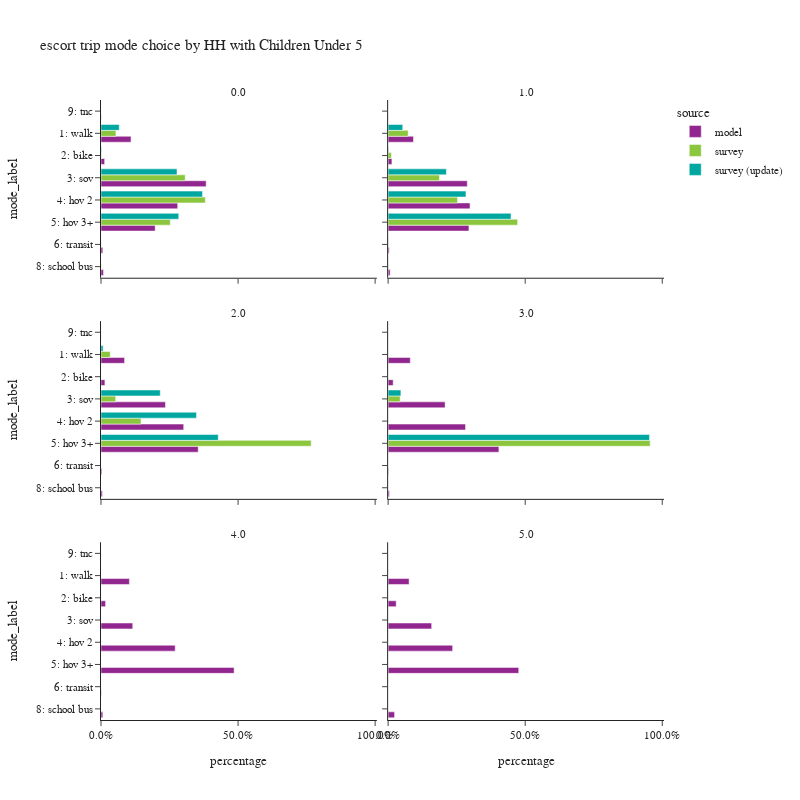

The cell this chart's notebook holds for it:
### Code cell
plot_mode_choice(es_trip,
                 "hhcu5",
                 {
                  "mode_label":["1: walk","2: bike","3: sov","4: hov 2","5: hov 3+","6: transit",
                                   "8: school bus","9: other–survey only"]},
                 "HH with Children Under 5",2,800)

### Figure 1 — Plotly figure (JSON) as saved in the notebook; plotly's stock layout.template omitted (floating-point values rounded to 4 significant figures)
{"data": [{"alignmentgroup": "True", "customdata": [[134193], [16230], [470125], [342818], [242200], [8064], [11004], [859]], "hovertemplate": "source=model<br>hhcu5=0.0<br>percentage=%{x}<br>mode_label=%{y}<br>sample count=%{customdata[0]}<extra></extra>", "legendgroup": "model", "marker": {"color": "#91268F", "pattern": {"shape": ""}}, "name": "model", "offsetgroup": "model", "orientation": "h", "showlegend": true, "textposition": "auto", "type": "bar", "x": [0.1095, 0.01324, 0.3836, 0.2797, 0.1976, 0.00658, 0.008979, 0.0007009], "xaxis": "x5", "y": ["1: walk", "2: bike", "3: sov", "4: hov 2", "5: hov 3+", "6: transit", "8: school bus", "9: tnc"], "yaxis": "y5"}, {"alignmentgroup": "True", "customdata": [[35735], [5333], [111622], [115510], [113946], [1518], [2798], [130]], "hovertemplate": "source=model<br>hhcu5=1.0<br>percentage=%{x}<br>mode_label=%{y}<br>sample count=%{customdata[0]}<extra></extra>", "legendgroup": "model", "marker": {"color": "#91268F", "pattern": {"shape": ""}}, "name": "model", "offsetgroup": "model", "orientation": "h", "showlegend": false, "textposition": "auto", "type": "bar", "x": [0.09244, 0.01379, 0.2887, 0.2988, 0.2947, 0.003927, 0.007238, 0.0003363], "xaxis": "x6", "y": ["1: walk", "2: bike", "3: sov", "4: hov 2", "5: hov 3+", "6: transit", "8: school bus", "9: tnc"], "yaxis": "y6"}, {"alignmentgroup": "True", "customdata": [[10441], [1732], [28518], [36605], [43027], [379], [593], [50]], "hovertemplate": "source=model<br>hhcu5=2.0<br>percentage=%{x}<br>mode_label=%{y}<br>sample count=%{customdata[0]}<extra></extra>", "legendgroup": "model", "marker": {"color": "#91268F", "pattern": {"shape": ""}}, "name": "model", "offsetgroup": "model", "orientation": "h", "showlegend": false, "textposition": "auto", "type": "bar", "x": [0.08604, 0.01427, 0.235, 0.3017, 0.3546, 0.003123, 0.004887, 0.000412], "xaxis": "x3", "y": ["1: walk", "2: bike", "3: sov", "4: hov 2", "5: hov 3+", "6: transit", "8: school bus", "9: tnc"], "yaxis": "y3"}, {"alignmentgroup": "True", "customdata": [[989], [225], [2540], [3449], [4938], [20], [59], [1]], "hovertemplate": "source=model<br>hhcu5=3.0<br>percentage=%{x}<br>mode_label=%{y}<br>sample count=%{customdata[0]}<extra></extra>", "legendgroup": "model", "marker": {"color": "#91268F", "pattern": {"shape": ""}}, "name": "model", "offsetgroup": "model", "orientation": "h", "showlegend": false, "textposition": "auto", "type": "bar", "x": [0.08093, 0.01841, 0.2078, 0.2822, 0.4041, 0.001637, 0.004828, 8.183e-05], "xaxis": "x4", "y": ["1: walk", "2: bike", "3: sov", "4: hov 2", "5: hov 3+", "6: transit", "8: school bus", "9: tnc"], "yaxis": "y4"}, {"alignmentgroup": "True", "customdata": [[93], [15], [104], [243], [436], [1], [6]], "hovertemplate": "source=model<br>hhcu5=4.0<br>percentage=%{x}<br>mode_label=%{y}<br>sample count=%{customdata[0]}<extra></extra>", "legendgroup": "model", "marker": {"color": "#91268F", "pattern": {"shape": ""}}, "name": "model", "offsetgroup": "model", "orientation": "h", "showlegend": false, "textposition": "auto", "type": "bar", "x": [0.1036, 0.0167, 0.1158, 0.2706, 0.4855, 0.001114, 0.006682], "xaxis": "x", "y": ["1: walk", "2: bike", "3: sov", "4: hov 2", "5: hov 3+", "6: transit", "8: school bus"], "yaxis": "y"}, {"alignmentgroup": "True", "customdata": [[13], [5], [27], [40], [81], [4]], "hovertemplate": "source=model<br>hhcu5=5.0<br>percentage=%{x}<br>mode_label=%{y}<br>sample count=%{customdata[0]}<extra></extra>", "legendgroup": "model", "marker": {"color": "#91268F", "pattern": {"shape": ""}}, "name": "model", "offsetgroup": "model", "orientation": "h", "showlegend": false, "textposition": "auto", "type": "bar", "x": [0.07647, 0.02941, 0.1588, 0.2353, 0.4765, 0.02353], "xaxis": "x2", "y": ["1: walk", "2: bike", "3: sov", "4: hov 2", "5: hov 3+", "8: school bus"], "yaxis": "y2"}, {"alignmentgroup": "True", "customdata": [[97], [16], [336], [419], [235], [7], [2]], "hovertemplate": "source=survey<br>hhcu5=0.0<br>percentage=%{x}<br>mode_label=%{y}<br>sample count=%{customdata[0]}<extra></extra>", "legendgroup": "survey", "marker": {"color": "#8CC63E", "pattern": {"shape": ""}}, "name": "survey", "offsetgroup": "survey", "orientation": "h", "showlegend": true, "textposition": "auto", "type": "bar", "x": [0.05451, 0.001981, 0.3072, 0.3806, 0.2529, 0.001505, 0.001334], "xaxis": "x5", "y": ["1: walk", "2: bike", "3: sov", "4: hov 2", "5: hov 3+", "6: transit", "8: school bus"], "yaxis": "y5"}, {"alignmentgroup": "True", "customdata": [[44], [16], [58], [96], [145], [1], [2]], "hovertemplate": "source=survey<br>hhcu5=1.0<br>percentage=%{x}<br>mode_label=%{y}<br>sample count=%{customdata[0]}<extra></extra>", "legendgroup": "survey", "marker": {"color": "#8CC63E", "pattern": {"shape": ""}}, "name": "survey", "offsetgroup": "survey", "orientation": "h", "showlegend": false, "textposition": "auto", "type": "bar", "x": [0.07306, 0.01178, 0.1872, 0.2532, 0.4724, 0.001411, 0.0008857], "xaxis": "x6", "y": ["1: walk", "2: bike", "3: sov", "4: hov 2", "5: hov 3+", "6: transit", "8: school bus"], "yaxis": "y6"}, {"alignmentgroup": "True", "customdata": [[10], [9], [30], [58]], "hovertemplate": "source=survey<br>hhcu5=2.0<br>percentage=%{x}<br>mode_label=%{y}<br>sample count=%{customdata[0]}<extra></extra>", "legendgroup": "survey", "marker": {"color": "#8CC63E", "pattern": {"shape": ""}}, "name": "survey", "offsetgroup": "survey", "orientation": "h", "showlegend": false, "textposition": "auto", "type": "bar", "x": [0.03372, 0.05358, 0.1459, 0.7668], "xaxis": "x3", "y": ["1: walk", "3: sov", "4: hov 2", "5: hov 3+"], "yaxis": "y3"}, {"alignmentgroup": "True", "customdata": [[1], [22]], "hovertemplate": "source=survey<br>hhcu5=3.0<br>percentage=%{x}<br>mode_label=%{y}<br>sample count=%{customdata[0]}<extra></extra>", "legendgroup": "survey", "marker": {"color": "#8CC63E", "pattern": {"shape": ""}}, "name": "survey", "offsetgroup": "survey", "orientation": "h", "showlegend": false, "textposition": "auto", "type": "bar", "x": [0.04398, 0.956], "xaxis": "x4", "y": ["3: sov", "5: hov 3+"], "yaxis": "y4"}, {"alignmentgroup": "True", "customdata": [[88], [12], [295], [395], [211], [4]], "hovertemplate": "source=survey (update)<br>hhcu5=0.0<br>percentage=%{x}<br>mode_label=%{y}<br>sample count=%{customdata[0]}<extra></extra>", "legendgroup": "survey (update)", "marker": {"color": "#00A7A0", "pattern": {"shape": ""}}, "name": "survey (update)", "offsetgroup": "survey (update)", "orientation": "h", "showlegend": true, "textposition": "auto", "type": "bar", "x": [0.06658, 0.002078, 0.2773, 0.3703, 0.2835, 0.0002343], "xaxis": "x5", "y": ["1: walk", "2: bike", "3: sov", "4: hov 2", "5: hov 3+", "6: transit"], "yaxis": "y5"}, {"alignmentgroup": "True", "customdata": [[42], [12], [54], [88], [127], [1]], "hovertemplate": "source=survey (update)<br>hhcu5=1.0<br>percentage=%{x}<br>mode_label=%{y}<br>sample count=%{customdata[0]}<extra></extra>", "legendgroup": "survey (update)", "marker": {"color": "#00A7A0", "pattern": {"shape": ""}}, "name": "survey (update)", "offsetgroup": "survey (update)", "orientation": "h", "showlegend": false, "textposition": "auto", "type": "bar", "x": [0.05323, 0.001617, 0.2124, 0.284, 0.4482, 0.0005469], "xaxis": "x6", "y": ["1: walk", "2: bike", "3: sov", "4: hov 2", "5: hov 3+", "6: transit"], "yaxis": "y6"}, {"alignmentgroup": "True", "customdata": [[8], [8], [27], [53]], "hovertemplate": "source=survey (update)<br>hhcu5=2.0<br>percentage=%{x}<br>mode_label=%{y}<br>sample count=%{customdata[0]}<extra></extra>", "legendgroup": "survey (update)", "marker": {"color": "#00A7A0", "pattern": {"shape": ""}}, "name": "survey (update)", "offsetgroup": "survey (update)", "orientation": "h", "showlegend": false, "textposition": "auto", "type": "bar", "x": [0.007767, 0.2161, 0.3484, 0.4277], "xaxis": "x3", "y": ["1: walk", "3: sov", "4: hov 2", "5: hov 3+"], "yaxis": "y3"}, {"alignmentgroup": "True", "customdata": [[1], [22]], "hovertemplate": "source=survey (update)<br>hhcu5=3.0<br>percentage=%{x}<br>mode_label=%{y}<br>sample count=%{customdata[0]}<extra></extra>", "legendgroup": "survey (update)", "marker": {"color": "#00A7A0", "pattern": {"shape": ""}}, "name": "survey (update)", "offsetgroup": "survey (update)", "orientation": "h", "showlegend": false, "textposition": "auto", "type": "bar", "x": [0.04661, 0.9534], "xaxis": "x4", "y": ["3: sov", "5: hov 3+"], "yaxis": "y4"}], "layout": {"annotations": [{"font": {}, "showarrow": false, "text": "4.0", "x": 0.245, "xanchor": "center", "xref": "paper", "y": 0.2867, "yanchor": "bottom", "yref": "paper"}, {"font": {}, "showarrow": false, "text": "5.0", "x": 0.755, "xanchor": "center", "xref": "paper", "y": 0.2867, "yanchor": "bottom", "yref": "paper"}, {"font": {}, "showarrow": false, "text": "2.0", "x": 0.245, "xanchor": "center", "xref": "paper", "y": 0.6433, "yanchor": "bottom", "yref": "paper"}, {"font": {}, "showarrow": false, "text": "3.0", "x": 0.755, "xanchor": "center", "xref": "paper", "y": 0.6433, "yanchor": "bottom", "yref": "paper"}, {"font": {}, "showarrow": false, "text": "0.0", "x": 0.245, "xanchor": "center", "xref": "paper", "y": 1.0, "yanchor": "bottom", "yref": "paper"}, {"font": {}, "showarrow": false, "text": "1.0", "x": 0.755, "xanchor": "center", "xref": "paper", "y": 1.0, "yanchor": "bottom", "yref": "paper"}], "barmode": "group", "height": 800, "legend": {"title": {"text": "source"}, "tracegroupgap": 0}, "title": {"text": "escort trip mode choice by HH with Children Under 5"}, "width": 800, "xaxis": {"anchor": "y", "domain": [0.0, 0.49], "tickformat": ".1%", "title": {"text": "percentage"}}, "xaxis2": {"anchor": "y2", "domain": [0.51, 1.0], "matches": "x", "tickformat": ".1%", "title": {"text": "percentage"}}, "xaxis3": {"anchor": "y3", "domain": [0.0, 0.49], "matches": "x", "showticklabels": false, "tickformat": ".1%"}, "xaxis4": {"anchor": "y4", "domain": [0.51, 1.0], "matches": "x", "showticklabels": false, "tickformat": ".1%"}, "xaxis5": {"anchor": "y5", "domain": [0.0, 0.49], "matches": "x", "showticklabels": false, "tickformat": ".1%"}, "xaxis6": {"anchor": "y6", "domain": [0.51, 1.0], "matches": "x", "showticklabels": false, "tickformat": ".1%"}, "yaxis": {"anchor": "x", "categoryarray": ["9: other–survey only", "8: school bus", "6: transit", "5: hov 3+", "4: hov 2", "3: sov", "2: bike", "1: walk"], "categoryorder": "array", "domain": [0.0, 0.2867], "title": {"text": "mode_label"}}, "yaxis2": {"anchor": "x2", "domain": [0.0, 0.2867], "matches": "y", "showticklabels": false}, "yaxis3": {"anchor": "x3", "categoryarray": ["9: other–survey only", "8: school bus", "6: transit", "5: hov 3+", "4: hov 2", "3: sov", "2: bike", "1: walk"], "categoryorder": "array", "domain": [0.3567, 0.6433], "matches": "y", "title": {"text": "mode_label"}}, "yaxis4": {"anchor": "x4", "domain": [0.3567, 0.6433], "matches": "y", "showticklabels": false}, "yaxis5": {"anchor": "x5", "categoryarray": ["9: other–survey only", "8: school bus", "6: transit", "5: hov 3+", "4: hov 2", "3: sov", "2: bike", "1: walk"], "categoryorder": "array", "domain": [0.7133, 1.0], "matches": "y", "title": {"text": "mode_label"}}, "yaxis6": {"anchor": "x6", "domain": [0.7133, 1.0], "matches": "y", "showticklabels": false}}}
